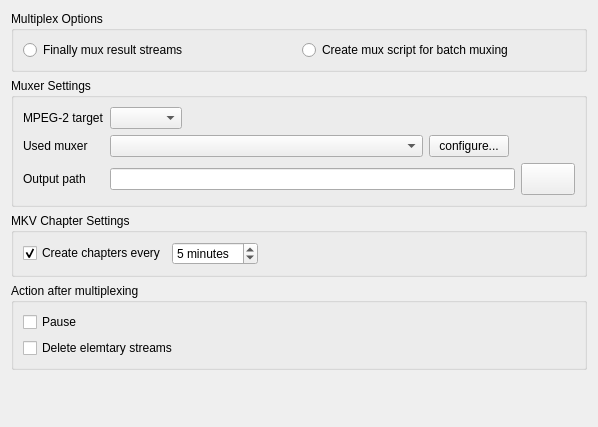
<ui version="4.0" >
 <class>TTCutSettingsMuxer</class>
 <widget class="QWidget" name="TTCutSettingsMuxer" >
  <property name="geometry" >
   <rect>
    <x>0</x>
    <y>0</y>
    <width>598</width>
    <height>427</height>
   </rect>
  </property>
  <property name="windowTitle" >
   <string>Form2</string>
  </property>
  <layout class="QGridLayout" >
   <item row="4" column="0" >
    <spacer>
     <property name="orientation" >
      <enum>Qt::Vertical</enum>
     </property>
     <property name="sizeType" >
      <enum>QSizePolicy::Expanding</enum>
     </property>
     <property name="sizeHint" stdset="0" >
      <size>
       <width>574</width>
       <height>151</height>
      </size>
     </property>
    </spacer>
   </item>
   <item row="1" column="0" >
    <widget class="QGroupBox" name="groupBox" >
     <property name="title" >
      <string>Muxer Settings</string>
     </property>
     <layout class="QGridLayout" >
      <item row="2" column="5" >
       <widget class="QPushButton" name="btnOutputPath" >
        <property name="sizePolicy" >
         <sizepolicy vsizetype="Minimum" hsizetype="Minimum" >
          <horstretch>0</horstretch>
          <verstretch>0</verstretch>
         </sizepolicy>
        </property>
        <property name="minimumSize" >
         <size>
          <width>54</width>
          <height>32</height>
         </size>
        </property>
        <property name="maximumSize" >
         <size>
          <width>54</width>
          <height>32</height>
         </size>
        </property>
        <property name="text" >
         <string/>
        </property>
        <property name="icon" >
         <iconset resource="ttcutsettingsmuxer.qrc" >
          <normaloff>:/pixmaps/pixmaps/fileopen_24.xpm</normaloff>:/pixmaps/pixmaps/fileopen_24.xpm</iconset>
        </property>
       </widget>
      </item>
      <item row="0" column="1" >
       <widget class="QComboBox" name="cbMuxTarget" />
      </item>
      <item row="1" column="4" colspan="2" >
       <spacer>
        <property name="orientation" >
         <enum>Qt::Horizontal</enum>
        </property>
        <property name="sizeType" >
         <enum>QSizePolicy::Expanding</enum>
        </property>
        <property name="sizeHint" stdset="0" >
         <size>
          <width>50</width>
          <height>17</height>
         </size>
        </property>
       </spacer>
      </item>
      <item row="2" column="0" >
       <widget class="QLabel" name="laOutputPath" >
        <property name="text" >
         <string>Output path</string>
        </property>
       </widget>
      </item>
      <item row="0" column="2" >
       <spacer>
        <property name="orientation" >
         <enum>Qt::Horizontal</enum>
        </property>
        <property name="sizeType" >
         <enum>QSizePolicy::Expanding</enum>
        </property>
        <property name="sizeHint" stdset="0" >
         <size>
          <width>248</width>
          <height>17</height>
         </size>
        </property>
       </spacer>
      </item>
      <item row="2" column="1" colspan="4" >
       <widget class="QLineEdit" name="leOutputPath" />
      </item>
      <item row="1" column="1" colspan="2" >
       <widget class="QComboBox" name="cbMuxerProg" />
      </item>
      <item row="1" column="3" >
       <widget class="QPushButton" name="pbConfigureMuxer" >
        <property name="minimumSize" >
         <size>
          <width>0</width>
          <height>0</height>
         </size>
        </property>
        <property name="maximumSize" >
         <size>
          <width>32767</width>
          <height>32767</height>
         </size>
        </property>
        <property name="text" >
         <string>configure...</string>
        </property>
       </widget>
      </item>
      <item row="1" column="0" >
       <widget class="QLabel" name="laMuxerProg" >
        <property name="text" >
         <string>Used muxer</string>
        </property>
       </widget>
      </item>
      <item row="0" column="0" >
       <widget class="QLabel" name="laMuxTarget" >
        <property name="text" >
         <string>MPEG-2 target</string>
        </property>
       </widget>
      </item>
     </layout>
    </widget>
   </item>
   <item row="0" column="0" >
    <widget class="QGroupBox" name="bgMuxOptions" >
     <property name="title" >
      <string>Multiplex Options</string>
     </property>
     <layout class="QGridLayout" >
      <item row="0" column="1" >
       <widget class="QRadioButton" name="rbCreateMuxScript" >
        <property name="text" >
         <string>Create mux script for batch muxing</string>
        </property>
       </widget>
      </item>
      <item row="0" column="0" >
       <widget class="QRadioButton" name="rbMuxStreams" >
        <property name="text" >
         <string>Finally mux result streams</string>
        </property>
       </widget>
      </item>
     </layout>
    </widget>
   </item>
   <item row="2" column="0" >
    <widget class="QGroupBox" name="gbMkvChapters" >
     <property name="title" >
      <string>MKV Chapter Settings</string>
     </property>
     <layout class="QHBoxLayout" >
      <item>
       <widget class="QCheckBox" name="cbMkvCreateChapters" >
        <property name="text" >
         <string>Create chapters every</string>
        </property>
        <property name="checked" >
         <bool>true</bool>
        </property>
       </widget>
      </item>
      <item>
       <widget class="QSpinBox" name="sbMkvChapterInterval" >
        <property name="minimum" >
         <number>1</number>
        </property>
        <property name="maximum" >
         <number>60</number>
        </property>
        <property name="value" >
         <number>5</number>
        </property>
        <property name="suffix" >
         <string> minutes</string>
        </property>
       </widget>
      </item>
      <item>
       <spacer>
        <property name="orientation" >
         <enum>Qt::Horizontal</enum>
        </property>
        <property name="sizeHint" stdset="0" >
         <size>
          <width>40</width>
          <height>20</height>
         </size>
        </property>
       </spacer>
      </item>
     </layout>
    </widget>
   </item>
   <item row="3" column="0" >
    <widget class="QGroupBox" name="groupBox_2" >
     <property name="title" >
      <string>Action after multiplexing</string>
     </property>
     <layout class="QGridLayout" >
      <item row="1" column="0" >
       <widget class="QCheckBox" name="cbDeleteES" >
        <property name="text" >
         <string>Delete elemtary streams</string>
        </property>
       </widget>
      </item>
      <item row="0" column="0" >
       <widget class="QCheckBox" name="cbPause" >
        <property name="text" >
         <string>Pause</string>
        </property>
       </widget>
      </item>
     </layout>
    </widget>
   </item>
  </layout>
 </widget>
 <resources>
  <include location="ttcutsettingsmuxer.qrc" />
 </resources>
 <connections/>
</ui>
